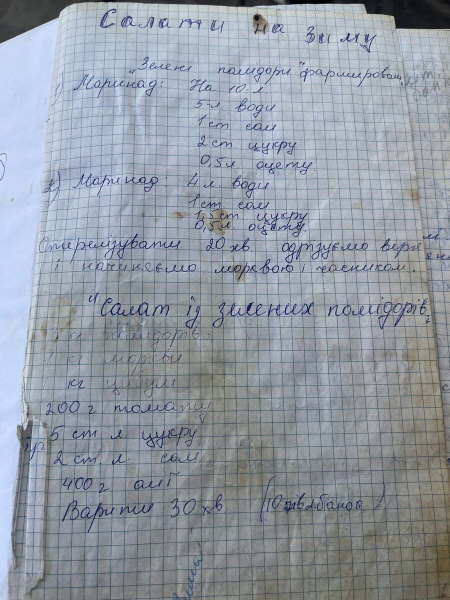
#> input picture photos/IMG_1649.jpg, 900 x 1200 px (shown at 1/2 size)
$ python -i heic2jpg.py   (imports and definitions only)
#> lines starting #> are read from the running program, lines starting #| are printed output that depends on the picture
#!/usr/bin/env python3
"""Мінімальний конвертер HEIC -> JPG без libheif: розбирає ISOBMFF, декодує HEVC-плитки
через ffmpeg, склеює grid, застосовує irot/imir. Використання: heic2jpg.py in.HEIC out.jpg"""
import io
import struct
import subprocess
import sys
import tempfile
from pathlib import Path

from PIL import Image


# [134 lines left out: functions boxes, find, parse, item_data, prop, hvcc_annexb and 2 more, not called in this run]


def convert(src, dst, max_side=None):
    buf = Path(src).read_bytes()
    info = parse(buf)
    pid = info["primary"]
    typ = info["items"][pid]
    if typ == "grid":
        d = item_data(buf, info, pid)
        flags = d[1]
        big = flags & 1
        rows, cols = d[2] + 1, d[3] + 1
        W, H = (struct.unpack(">II", d[4:12]) if big else struct.unpack(">HH", d[4:8]))
        tiles = info["iref"]["dimg"][pid]
        hv = hvcc_annexb(buf, prop(buf, info, tiles[0], "hvcC"))
        imgs = decode_tiles([hv + to_annexb(item_data(buf, info, t)) for t in tiles])
        tw, th = imgs[0].size
        canvas = Image.new("RGB", (cols * tw, rows * th))
        for k, im in enumerate(imgs):
            canvas.paste(im, ((k % cols) * tw, (k // cols) * th))
        img = canvas.crop((0, 0, W, H))
    else:
        hv = hvcc_annexb(buf, prop(buf, info, pid, "hvcC"))
        img = decode_tiles([hv + to_annexb(item_data(buf, info, pid))])[0]
    ir = prop(buf, info, pid, "irot")
    if ir:
        angle = (buf[ir[1]] & 3) * 90
        if angle:
            img = img.rotate(angle, expand=True)  # irot — проти годинникової стрілки
    im = prop(buf, info, pid, "imir")
    if im:
        axis = buf[im[1]] & 1
        img = img.transpose(Image.FLIP_TOP_BOTTOM if axis == 0 else Image.FLIP_LEFT_RIGHT)
    if max_side:
        img.thumbnail((max_side, max_side))
    img.save(dst, quality=92)
    return img.size


# [2 lines not run here, left out]

>>> import cv2
>>> picture = cv2.imread('../photos/IMG_1649.jpg', cv2.IMREAD_GRAYSCALE)
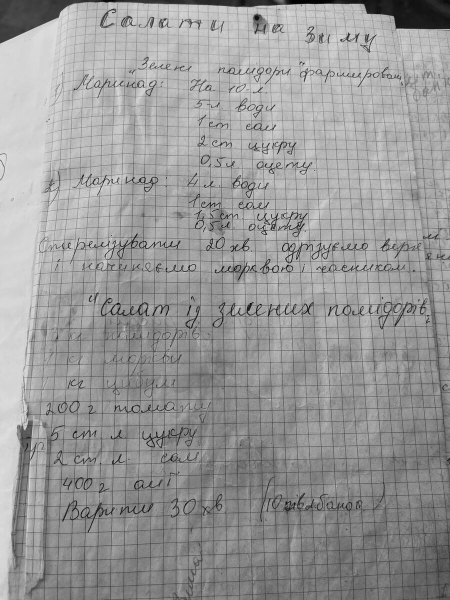
#> picture: shape (1200, 900) (shown at 1/2 size); min 0, max 239, mean 152.7
>>> result = convert(picture, 'out.png')
#> (the run stopped early here; a loop or call above may not have finished)

$ run again, on photos/IMG_1651.jpg
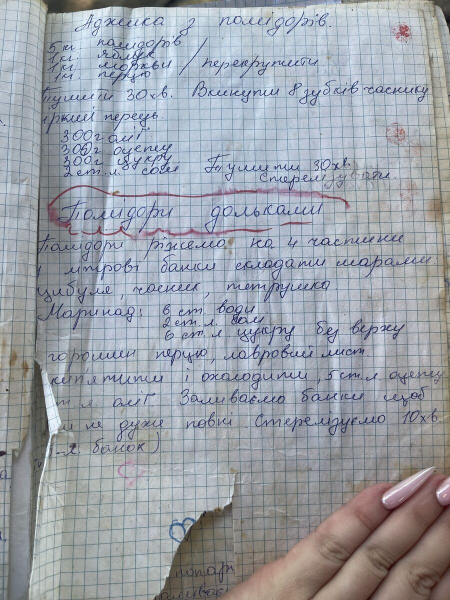
#> input picture photos/IMG_1651.jpg, 900 x 1200 px (shown at 1/2 size)
#> `picture = cv2.imread('../photos/IMG_1649.jpg', cv2.IMREAD_GRAYSCALE)`:
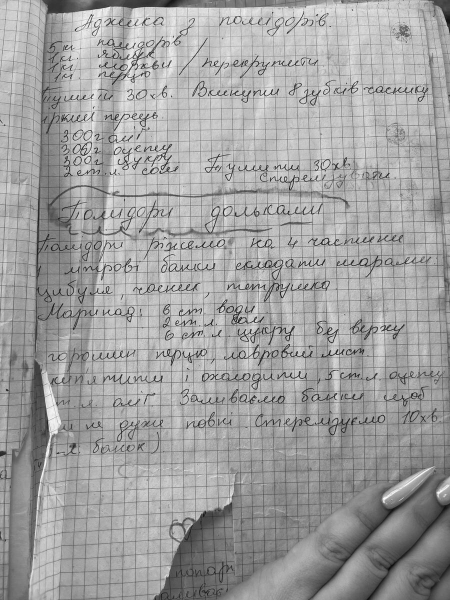
#> picture: shape (1200, 900) (shown at 1/2 size); min 0, max 255, mean 160.3

$ run again, on photos/IMG_1652.jpg
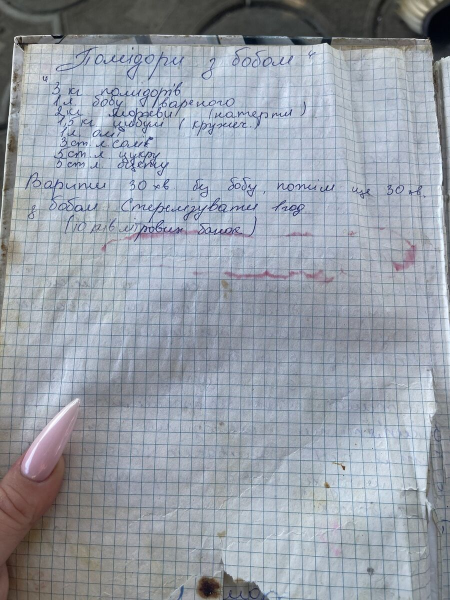
#> input picture photos/IMG_1652.jpg, 900 x 1200 px (shown at 1/2 size)
#> `picture = cv2.imread('../photos/IMG_1649.jpg', cv2.IMREAD_GRAYSCALE)`:
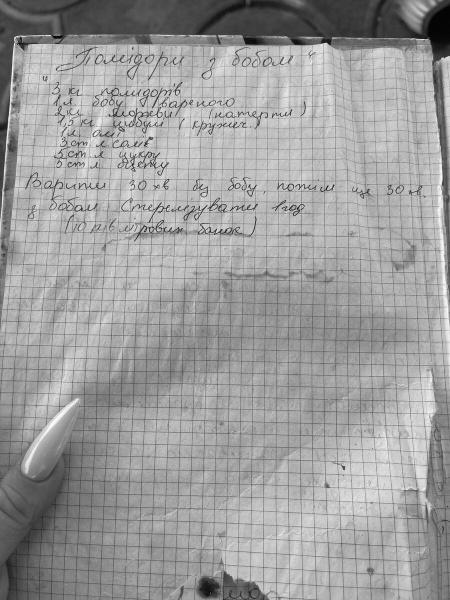
#> picture: shape (1200, 900) (shown at 1/2 size); min 0, max 255, mean 157.1

$ run again, on photos/IMG_1653.jpg
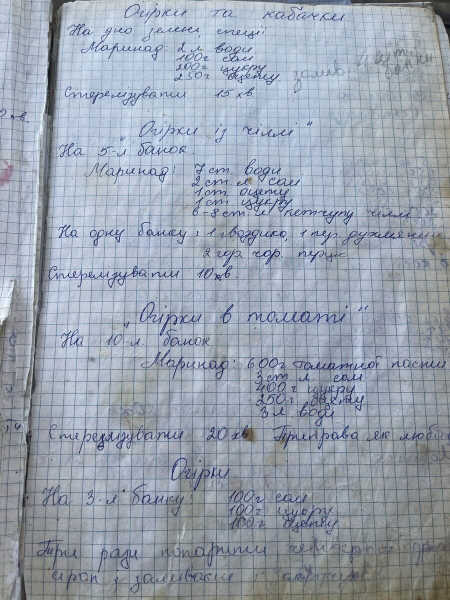
#> input picture photos/IMG_1653.jpg, 900 x 1200 px (shown at 1/2 size)
#> `picture = cv2.imread('../photos/IMG_1649.jpg', cv2.IMREAD_GRAYSCALE)`:
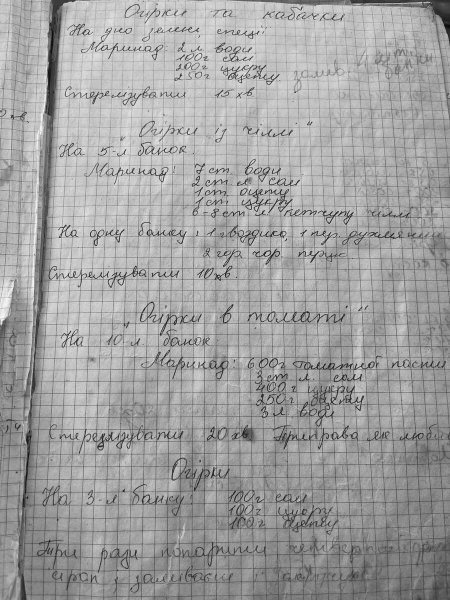
#> picture: shape (1200, 900) (shown at 1/2 size); min 0, max 255, mean 160.8
